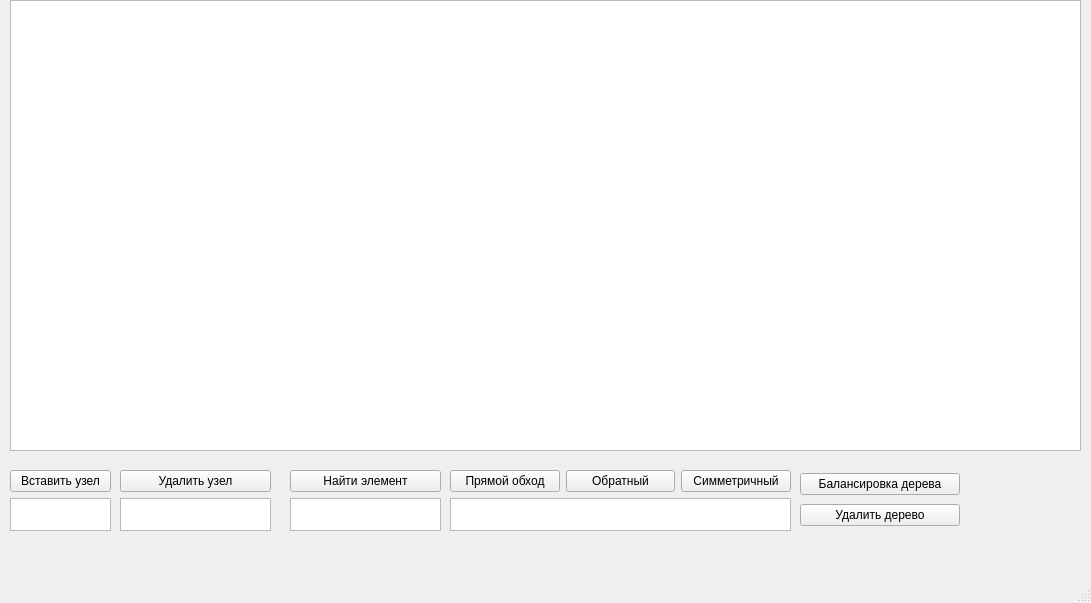
<?xml version="1.0" encoding="UTF-8"?>
<ui version="4.0">
 <class>MainWindow</class>
 <widget class="QMainWindow" name="MainWindow">
  <property name="geometry">
   <rect>
    <x>0</x>
    <y>0</y>
    <width>1091</width>
    <height>603</height>
   </rect>
  </property>
  <property name="sizePolicy">
   <sizepolicy hsizetype="Minimum" vsizetype="Minimum">
    <horstretch>0</horstretch>
    <verstretch>0</verstretch>
   </sizepolicy>
  </property>
  <property name="windowTitle">
   <string>MainWindow</string>
  </property>
  <widget class="QWidget" name="centralwidget">
   <widget class="QGraphicsView" name="graphicsView">
    <property name="geometry">
     <rect>
      <x>10</x>
      <y>0</y>
      <width>1071</width>
      <height>451</height>
     </rect>
    </property>
    <property name="sizePolicy">
     <sizepolicy hsizetype="Expanding" vsizetype="Expanding">
      <horstretch>0</horstretch>
      <verstretch>0</verstretch>
     </sizepolicy>
    </property>
   </widget>
   <widget class="QWidget" name="verticalLayoutWidget">
    <property name="geometry">
     <rect>
      <x>10</x>
      <y>470</y>
      <width>101</width>
      <height>61</height>
     </rect>
    </property>
    <property name="sizePolicy">
     <sizepolicy hsizetype="Preferred" vsizetype="Minimum">
      <horstretch>0</horstretch>
      <verstretch>0</verstretch>
     </sizepolicy>
    </property>
    <layout class="QVBoxLayout" name="verticalLayout">
     <item>
      <widget class="QPushButton" name="insert_btn">
       <property name="sizePolicy">
        <sizepolicy hsizetype="Minimum" vsizetype="Minimum">
         <horstretch>0</horstretch>
         <verstretch>0</verstretch>
        </sizepolicy>
       </property>
       <property name="text">
        <string>Вставить узел</string>
       </property>
      </widget>
     </item>
     <item>
      <widget class="QTextEdit" name="inser_textEdit">
       <property name="sizePolicy">
        <sizepolicy hsizetype="Expanding" vsizetype="Minimum">
         <horstretch>0</horstretch>
         <verstretch>0</verstretch>
        </sizepolicy>
       </property>
      </widget>
     </item>
    </layout>
   </widget>
   <widget class="QWidget" name="verticalLayoutWidget_2">
    <property name="geometry">
     <rect>
      <x>120</x>
      <y>470</y>
      <width>151</width>
      <height>61</height>
     </rect>
    </property>
    <layout class="QVBoxLayout" name="verticalLayout_2">
     <item>
      <widget class="QPushButton" name="del_btn">
       <property name="text">
        <string>Удалить узел</string>
       </property>
      </widget>
     </item>
     <item>
      <widget class="QTextEdit" name="del_textEdit"/>
     </item>
    </layout>
   </widget>
   <widget class="QWidget" name="verticalLayoutWidget_3">
    <property name="geometry">
     <rect>
      <x>290</x>
      <y>470</y>
      <width>151</width>
      <height>61</height>
     </rect>
    </property>
    <layout class="QVBoxLayout" name="verticalLayout_3">
     <item>
      <widget class="QPushButton" name="search_btn">
       <property name="text">
        <string>Найти элемент</string>
       </property>
      </widget>
     </item>
     <item>
      <widget class="QTextEdit" name="search_textEdit"/>
     </item>
    </layout>
   </widget>
   <widget class="QWidget" name="horizontalLayoutWidget">
    <property name="geometry">
     <rect>
      <x>450</x>
      <y>470</y>
      <width>341</width>
      <height>61</height>
     </rect>
    </property>
    <layout class="QHBoxLayout" name="horizontalLayout">
     <item>
      <layout class="QVBoxLayout" name="verticalLayout_4">
       <item>
        <layout class="QHBoxLayout" name="horizontalLayout_3">
         <item>
          <widget class="QPushButton" name="preOrder_btn">
           <property name="text">
            <string>Прямой обход</string>
           </property>
          </widget>
         </item>
         <item>
          <widget class="QPushButton" name="postOrder_btn">
           <property name="text">
            <string>Обратный</string>
           </property>
          </widget>
         </item>
         <item>
          <widget class="QPushButton" name="simOrder_btn">
           <property name="text">
            <string>Симметричный</string>
           </property>
          </widget>
         </item>
        </layout>
       </item>
       <item>
        <widget class="QTextBrowser" name="Order_result_textBrowser"/>
       </item>
      </layout>
     </item>
    </layout>
   </widget>
   <widget class="QWidget" name="verticalLayoutWidget_5">
    <property name="geometry">
     <rect>
      <x>800</x>
      <y>470</y>
      <width>160</width>
      <height>61</height>
     </rect>
    </property>
    <layout class="QVBoxLayout" name="verticalLayout_5">
     <item>
      <widget class="QPushButton" name="pushButton">
       <property name="text">
        <string>Балансировка дерева</string>
       </property>
      </widget>
     </item>
     <item>
      <widget class="QPushButton" name="del_tree_btn">
       <property name="text">
        <string>Удалить дерево</string>
       </property>
      </widget>
     </item>
    </layout>
   </widget>
   <widget class="QLabel" name="search_status_label">
    <property name="geometry">
     <rect>
      <x>290</x>
      <y>530</y>
      <width>149</width>
      <height>16</height>
     </rect>
    </property>
    <property name="text">
     <string/>
    </property>
   </widget>
  </widget>
  <widget class="QMenuBar" name="menubar">
   <property name="geometry">
    <rect>
     <x>0</x>
     <y>0</y>
     <width>1091</width>
     <height>25</height>
    </rect>
   </property>
  </widget>
  <widget class="QStatusBar" name="statusbar"/>
 </widget>
 <resources/>
 <connections/>
</ui>
